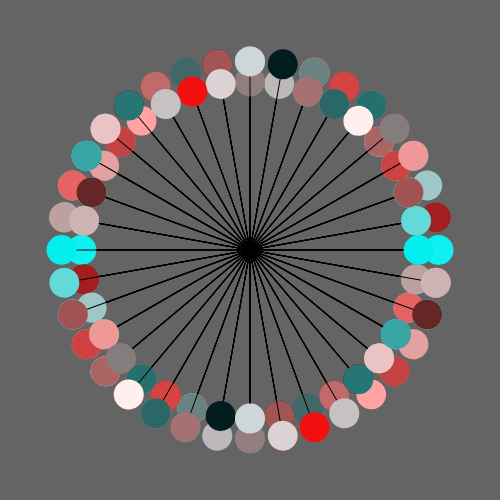
Frame 1 (no input)
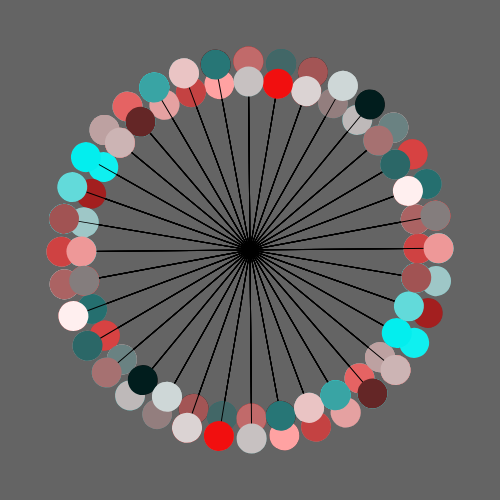
Frame 60 (no input)
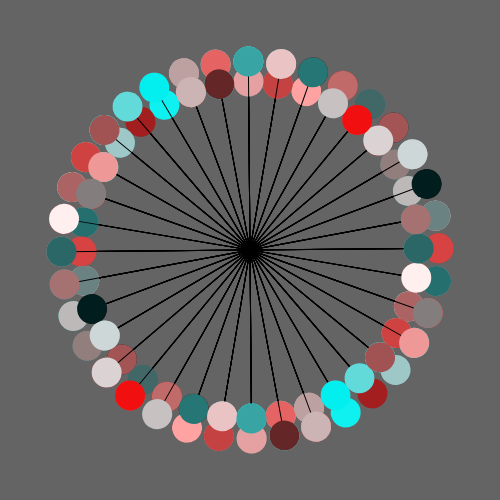
Frame 120 (the mouse pressed at the canvas centre since frame 60)

The p5.js sketch that drew these frames (run headless with seeded random() and noise() and a simulated clock; from frame 60 on, the mouse is pressed at the canvas centre):

// p5.js sketch
// ── sketch.js


let tests;
function setup () {
    createCanvas (500,500)
    angleMode(DEGREES)

    // test = new Bar ( {x:100, x2: -100} , 30 ,30)
    // test = new Bar ( {x:100, x2: -100} , 30 ,40)
    // test = new Bar ( {x:100, x2: -100} , 30 ,30)

    tests = new Array (100)
    let randomLength = random (20,200)
    for (let i = 0 ; i< tests.length ; i ++) {
        
        // tests[i] = new Bar ( {x:randomLength, x2: -(randomLength)} , 30 ,30+ i*50)
        let randomColor = random (255)
        let randomColorR = random (255)
        tests[i] = new Bar ( {x:randomLength +20, x2: -(randomLength)-40} , 30 ,30+ i*50 , [randomColorR, randomColor,randomColor])
        // tests[i] = new Bar ( {x:randomLength +40, x2: -(randomLength-100)} , 30 ,30+ i*50)
    }
}

function draw () {
    background(100)

    // push ()

    // translate (width/2, height/2)
    // rotate (i)  

    // ellipse (0,0,20)
    // line (0, 100, 0, -100)
    // fill (200)
    // ellipse (0, 100, 20)
    // ellipse (0, -100,20)

      
    // pop ();
 
    
    for (test of tests) {
    test.update();
    test.display()

    }

    
}

class Bar {
    constructor (line,ellipseSize, startRotation, color) {
        this.line = line
        this.ellipseSize = ellipseSize
        this.rotate = startRotation
        this.color = color
    }

    display () {
    
    rotate (this.rotate)   
    // ellipse (0,0,20)
    line (0, this.line.x, 0, this.line.x2)
   
    fill(this.color)
    noStroke()
    ellipse (0, this.line.x, this.ellipseSize)
    ellipse (0,  this.line.x2, this.ellipseSize)


    // if (this.line.x > width && this.line.x2 > width) {
    //     this.line.x = line.x
    //     this.line.x2 = line.x2
    // }
    pop ();

    this.rotate+=.5
    // this.line.x++
    // this.line.x2++

   
    }

    update () {
        push()
        console.log(width, 'width outside translate')
        translate (width/2, height/2)
        console.log(width, 'width inside translate')
    }
}
